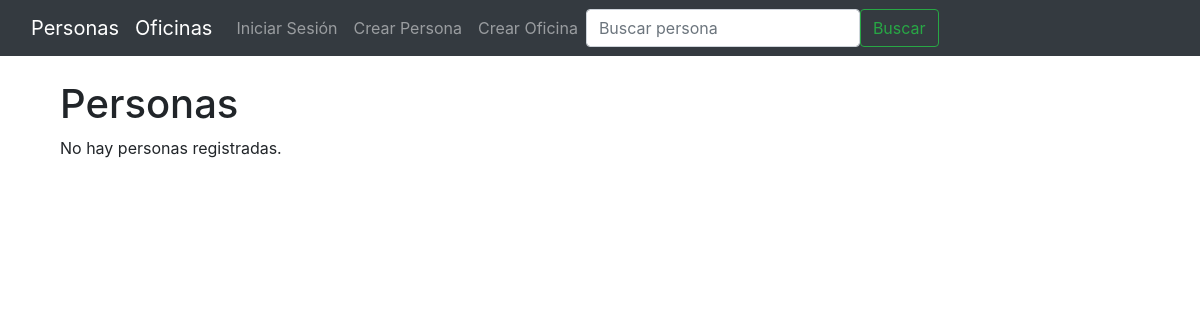
The app's page /persona/lista/, older data.
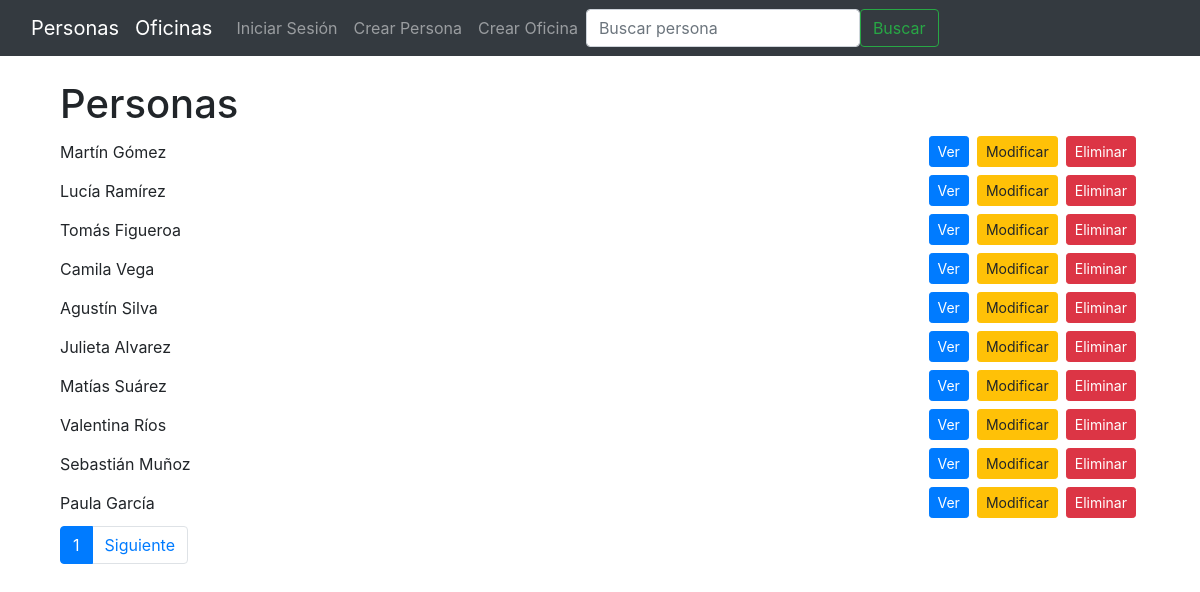
The same page, newer data.
### persona/models.py (models this page shows, shortened)
class Persona(models.Model):
    nombre = models.CharField(verbose_name="Nombre", max_length=50)
    apellido = models.CharField(verbose_name="Apellido", max_length=50)
    edad = models.IntegerField(verbose_name="Edad")
    oficina = models.ForeignKey('oficina.Oficina', on_delete=models.CASCADE)
    class Meta:
        verbose_name = 'Persona'
        verbose_name_plural = 'Personas'

### persona/views.py (the view)
class PersonaListView(ListView):
    model = Persona
    template_name = "persona/lista.html"
    context_object_name = "personas"
    paginate_by = 10

### templates/persona/lista.html (shortened to what this page needs)
{% extends 'base.html' %}
{% block content %}
<div class="container">
  <h1>Personas</h1>
  <div class="row">
    {% for persona in personas %}
      <div class="col-12 mb-2 d-flex align-items-center">
        <span class="flex-grow-1">{{ persona.nombre }} {{ persona.apellido }}</span>
        <a href="{% url 'persona:detalle' persona.pk %}" class="btn btn-primary btn-sm mx-1">Ver</a>
        <a href="{% url 'persona:editar' persona.pk %}" class="btn btn-warning btn-sm mx-1">Modificar</a>
        <a href="{% url 'persona:eliminar' persona.pk %}" class="btn btn-danger btn-sm mx-1">Eliminar</a>
      </div>
    {% empty %}
      <div class="col-12">No hay personas registradas.</div>
    {% endfor %}
  </div>
  {% if is_paginated %}
  <nav>
    <ul class="pagination">
      <li class="page-item active"><span class="page-link">{{ page_obj.number }}</span></li>
      {% if page_obj.has_next %}
      <li class="page-item"><a class="page-link" href="?page={{ page_obj.next_page_number }}">Siguiente</a></li>
      {% endif %}
    </ul>
  </nav>
  {% endif %}
</div>
{% endblock content %}

### templates/base.html (shortened to what this page needs)
<!DOCTYPE html>
<html lang="en">
<head>
    {% load bootstrap4 %}
    {% bootstrap_css %}
</head>
<body>
    {% include "navbar.html" %}
    <div class="container">
        {% block content %}
        {% endblock content %}
    </div>
</body>
</html>

### templates/navbar.html (shortened to what this page needs)
<nav class="navbar navbar-expand-lg navbar-dark bg-dark mb-4">
  <div class="container-fluid">
    <a class="navbar-brand" href="{% url 'persona:lista' %}">Personas</a>
    <a class="navbar-brand" href="{% url 'oficina:lista' %}">Oficinas</a>
    <div class="collapse navbar-collapse" id="navbarNav">
      <ul class="navbar-nav me-auto mb-2 mb-lg-0">
        {% if user.is_authenticated %}
          <li class="nav-item dropdown">
            <button class="btn btn-secondary dropdown-toggle" type="button" data-bs-toggle="dropdown" aria-expanded="false">
              {{ user.username }}
            </button>
            <ul class="dropdown-menu">
              <li><a class="dropdown-item" href="{% url 'account_logout' %}">Cerrar Sesión</a></li>
            </ul>
          </li>
        {% else %}
          <li class="nav-item">
            <a class="nav-link" href="{% url 'account_login' %}">Iniciar Sesión</a>
          </li>
        {% endif %}
        <li class="nav-item">
          <a class="nav-link" href="{% url 'persona:crear' %}">Crear Persona</a>
        </li>
        <li class="nav-item">
          <a class="nav-link" href="{% url 'oficina:crear' %}">Crear Oficina</a>
        </li>
      </ul>
      <form class="d-flex me-3" role="search" action="{% url 'persona:buscar' %}">
        <input class="form-control me-2" type="search" placeholder="Buscar persona" aria-label="Buscar" name="q">
        <button class="btn btn-outline-success" type="submit">Buscar</button>
      </form>
    </div>
  </div>
</nav>

Row changes from the older to the newer data that the page shows:
added Persona: nombre "Martín", apellido "Gómez"
added Persona: nombre "Lucía", apellido "Ramírez"
added Persona: nombre "Tomás", apellido "Figueroa"
added Persona: nombre "Camila", apellido "Vega"
added Persona: nombre "Agustín", apellido "Silva"
added Persona: nombre "Julieta", apellido "Alvarez"
added Persona: nombre "Matías", apellido "Suárez"
added Persona: nombre "Valentina", apellido "Ríos"
added Persona: nombre "Sebastián", apellido "Muñoz"
added Persona: nombre "Paula", apellido "García"
Text that changed along with them:
{{ page_obj.number }}: (not shown) → "1"
text no longer shown: "No hay personas registradas."
text now shown: "Siguiente"
